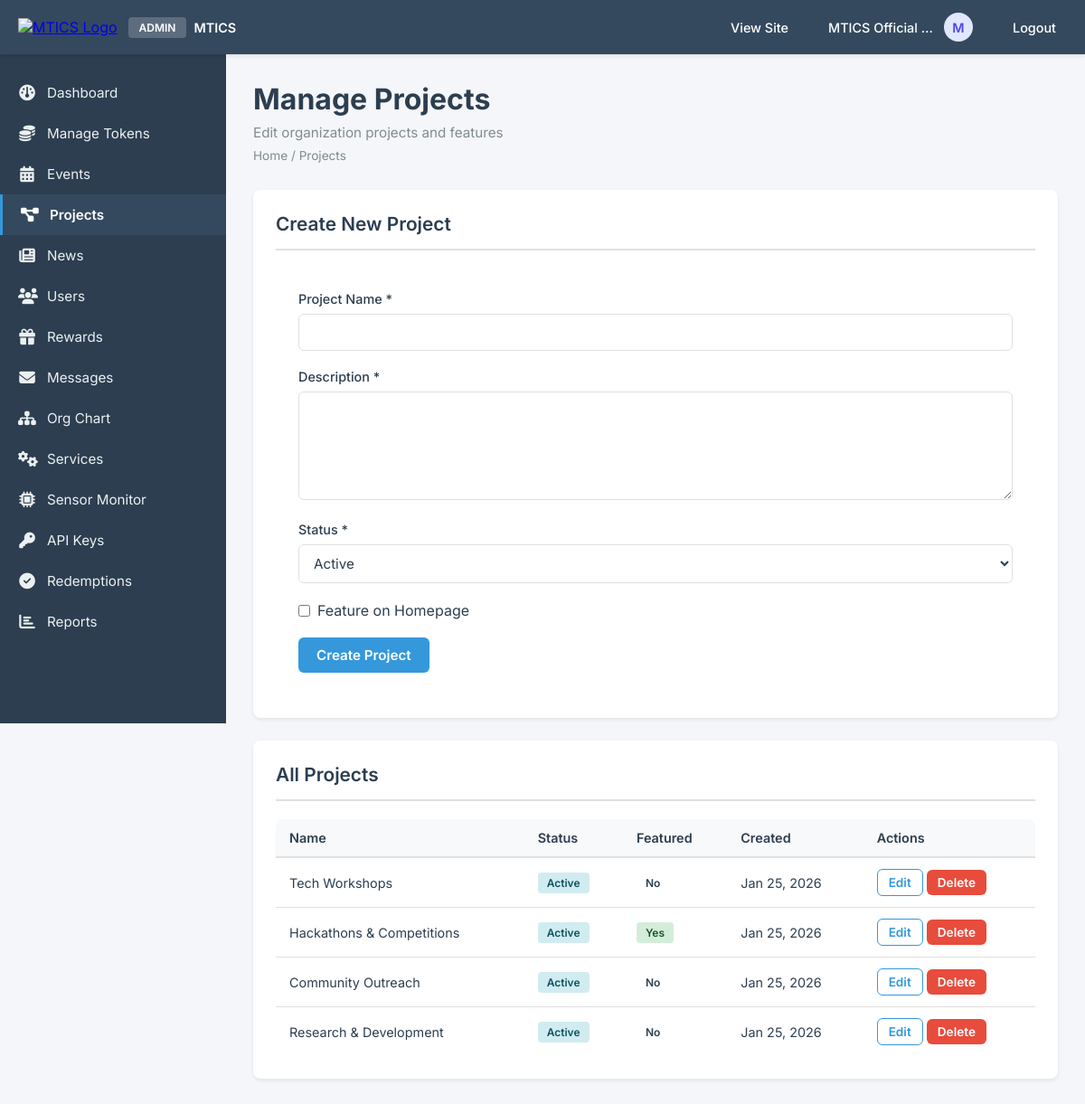
The app's page /admin/projects.php (signed in) with its own data.
### tables this page shows
CREATE TABLE IF NOT EXISTS projects (
    id INT AUTO_INCREMENT PRIMARY KEY,
    name VARCHAR(255) NOT NULL,
    description TEXT,
    status VARCHAR(50) DEFAULT 'active',
    image_url VARCHAR(500),
    is_featured BOOLEAN DEFAULT FALSE,
    created_at TIMESTAMP DEFAULT CURRENT_TIMESTAMP,
    updated_at TIMESTAMP DEFAULT CURRENT_TIMESTAMP ON UPDATE CURRENT_TIMESTAMP,
    INDEX idx_status (status),
    INDEX idx_is_featured (is_featured),
    INDEX idx_created_at (created_at)
);

### admin/projects.php (the view, shortened to what this page needs)
<?php
$db = Database::getInstance()->getConnection();
$edit_project = null;
$stmt = $db->query("SELECT * FROM projects ORDER BY created_at DESC");
$projects = $stmt->fetchAll();
include '../includes/admin_header.php';
?>
<div class="admin-content">
    <div class="admin-container">
        <div class="admin-page-header">
            <h1 class="admin-page-title">Manage Projects</h1>
            <p class="admin-page-subtitle">Edit organization projects and features</p>
            <div class="admin-breadcrumb">
                <a href="<?php echo SITE_URL; ?>/admin/index.php">Home</a> / Projects
            </div>
        </div>
        <div class="admin-section">
            <h2 class="admin-section-title"><?php echo $edit_project ? 'Edit Project' : 'Create New Project'; ?></h2>
            <form method="POST" class="admin-form">
                <div class="admin-form-group">
                    <label class="admin-form-label">Project Name *</label>
                    <input type="text" name="name" class="admin-form-input"
                           value="<?php echo $edit_project ? htmlspecialchars($edit_project['name']) : ''; ?>" required>
                </div>
                <div class="admin-form-group">
                    <label class="admin-form-label">Description *</label>
                    <textarea name="description" class="admin-form-textarea" required><?php echo $edit_project ? htmlspecialchars($edit_project['description']) : ''; ?></textarea>
                </div>
                <div class="admin-form-group">
                    <label class="admin-form-label">Status *</label>
                    <select name="status" class="admin-form-select" required>
                        <option value="active" <?php echo ($edit_project && $edit_project['status'] === 'active') ? 'selected' : ''; ?>>Active</option>
                    </select>
                </div>
                <div class="admin-form-group">
                    <label style="display: flex; align-items: center; gap: 0.5rem;">
                        <input type="checkbox" name="is_featured"
                               <?php echo ($edit_project && $edit_project['is_featured']) ? 'checked' : ''; ?>>
                        <span>Feature on Homepage</span>
                    </label>
                </div>
                <button type="submit" class="admin-btn admin-btn-primary">
                    <?php echo $edit_project ? 'Update Project' : 'Create Project'; ?>
                </button>
            </form>
        </div>
        <div class="admin-section">
            <h2 class="admin-section-title">All Projects</h2>
            <div class="admin-table-container">
                <table class="admin-table">
                    <thead>
                        <tr>
                            <th>Name</th>
                            <th>Status</th>
                            <th>Featured</th>
                            <th>Created</th>
                            <th>Actions</th>
                        </tr>
                    </thead>
                    <tbody>
                        <?php if (empty($projects)): ?>
                            <tr>
                                <td colspan="5" style="text-align: center; padding: var(--spacing-lg); color: var(--medium-gray);">
                                    No projects found. Create your first project above.
                                </td>
                            </tr>
                        <?php else: ?>
                            <?php foreach ($projects as $project): ?>
                            <tr>
                                <td><?php echo htmlspecialchars($project['name']); ?></td>
                                <td>
                                    <span class="badge badge-info"><?php echo ucfirst($project['status']); ?></span>
                                </td>
                                <td>
                                    <?php if ($project['is_featured']): ?>
                                        <span class="badge badge-success">Yes</span>
                                    <?php else: ?>
                                        <span class="badge">No</span>
                                    <?php endif; ?>
                                </td>
                                <td><?php echo date('M j, Y', strtotime($project['created_at'])); ?></td>
                                <td>
                                    <a href="?edit=<?php echo $project['id']; ?>" class="admin-btn admin-btn-secondary admin-btn-sm">Edit</a>
                                    <a href="?delete=<?php echo $project['id']; ?>"
                                       class="admin-btn admin-btn-danger admin-btn-sm"
                                       onclick="return confirm('Are you sure you want to delete this project?');">Delete</a>
                                </td>
                            </tr>
                            <?php endforeach; ?>
                        <?php endif; ?>
                    </tbody>
                </table>
            </div>
        </div>
    </div>
</div>
<?php include '../includes/admin_footer.php'; ?>

### assets/css/admin.css (style rules this page uses)
* { margin: 0; padding: 0; box-sizing: border-box; }
html, body.admin-page { margin: 0 !important; padding: 0 !important; font-family: 'Inter', -apple-system, BlinkMacSystemFont, 'Segoe UI', sans-serif !important; background: #f5f6fa !important; color: #2c3e50 !important; width: 100% !important; height: 100% !important; overflow-x: hidden !important; }
body.admin-page .admin-content { padding: 30px !important; background: #f5f6fa !important; width: 100% !important; }
body.admin-page .admin-container { max-width: 1400px !important; margin: 0 auto !important; width: 100% !important; }
body.admin-page .admin-page-header { margin-bottom: 30px !important; }
body.admin-page .admin-page-title { font-size: 2rem !important; font-weight: 700 !important; color: #2c3e50 !important; margin: 0 0 8px 0 !important; }
body.admin-page .admin-page-subtitle { font-size: 0.95rem !important; color: #7f8c8d !important; margin: 0 !important; }
body.admin-page .admin-breadcrumb { font-size: 0.85rem !important; color: #7f8c8d !important; margin-top: 8px !important; }
body.admin-page .admin-breadcrumb a { color: #7f8c8d !important; text-decoration: none !important; }
body.admin-page .admin-section { background: #ffffff !important; border-radius: 8px !important; padding: 25px !important; margin-bottom: 25px !important; box-shadow: 0 2px 4px rgba(0, 0, 0, 0.08) !important; border: none !important; }
body.admin-page .admin-section-title { font-size: 1.3rem !important; font-weight: 600 !important; color: #2c3e50 !important; margin: 0 0 20px 0 !important; padding-bottom: 15px !important; border-bottom: 2px solid #e0e0e0 !important; }
body.admin-page .admin-table-container { overflow-x: auto !important; border-radius: 8px !important; }
body.admin-page .admin-table { width: 100% !important; border-collapse: collapse !important; background: #ffffff !important; }
body.admin-page .admin-table thead { background: #f8f9fa !important; }
body.admin-page .admin-table th { padding: 12px 15px !important; text-align: left !important; font-weight: 600 !important; color: #2c3e50 !important; font-size: 0.9rem !important; border-bottom: 2px solid #e0e0e0 !important; }
body.admin-page .admin-table td { padding: 12px 15px !important; border-bottom: 1px solid #e0e0e0 !important; color: #2c3e50 !important; font-size: 0.9rem !important; }
body.admin-page .admin-table tbody tr:last-child td { border-bottom: none !important; }
body.admin-page .admin-form { background: #ffffff !important; border-radius: 8px !important; padding: 25px !important; }
body.admin-page .admin-form-group { margin-bottom: 20px !important; }
body.admin-page .admin-form-label { display: block !important; margin-bottom: 8px !important; font-weight: 500 !important; color: #2c3e50 !important; font-size: 0.9rem !important; }
body.admin-page .admin-form-input, body.admin-page .admin-form-select, body.admin-page .admin-form-textarea { width: 100% !important; padding: 10px 12px !important; border: 1px solid #e0e0e0 !important; border-radius: 6px !important; font-family: inherit !important; font-size: 0.95rem !important; transition: all 0.3s ease !important; background: #ffffff !important; color: #2c3e50 !important; }
body.admin-page .admin-form-textarea { resize: vertical !important; min-height: 120px !important; }
body.admin-page .admin-btn { display: inline-block !important; padding: 10px 20px !important; border: none !important; border-radius: 6px !important; font-weight: 600 !important; text-decoration: none !important; cursor: pointer !important; transition: all 0.3s ease !important; font-size: 0.95rem !important; font-family: inherit !important; }
body.admin-page .admin-btn-primary { background: #3498db !important; color: #ffffff !important; }
body.admin-page .admin-btn-secondary { background: #ffffff !important; color: #3498db !important; border: 1px solid #3498db !important; }
body.admin-page .admin-btn-danger { background: #e74c3c !important; color: #ffffff !important; }
body.admin-page .admin-btn-sm { padding: 6px 12px !important; font-size: 0.85rem !important; }
body.admin-page .badge { display: inline-block !important; padding: 4px 10px !important; border-radius: 4px !important; font-size: 0.75rem !important; font-weight: 600 !important; }
body.admin-page .badge-success { background: #d4edda !important; color: #155724 !important; }
body.admin-page .badge-info { background: #d1ecf1 !important; color: #0c5460 !important; }

### records on screen
projects: name "Tech Workshops", status "Active", is_featured "No", created_at "Jan 25, 2026"
projects: name "Hackathons & Competitions", status "Active", is_featured "Yes", created_at "Jan 25, 2026"
projects: name "Community Outreach", status "Active", is_featured "No", created_at "Jan 25, 2026"
projects: name "Research & Development", status "Active", is_featured "No", created_at "Jan 25, 2026"

### other values on screen
$admin_name "MTICS Official…"
$admin_initial "M"
